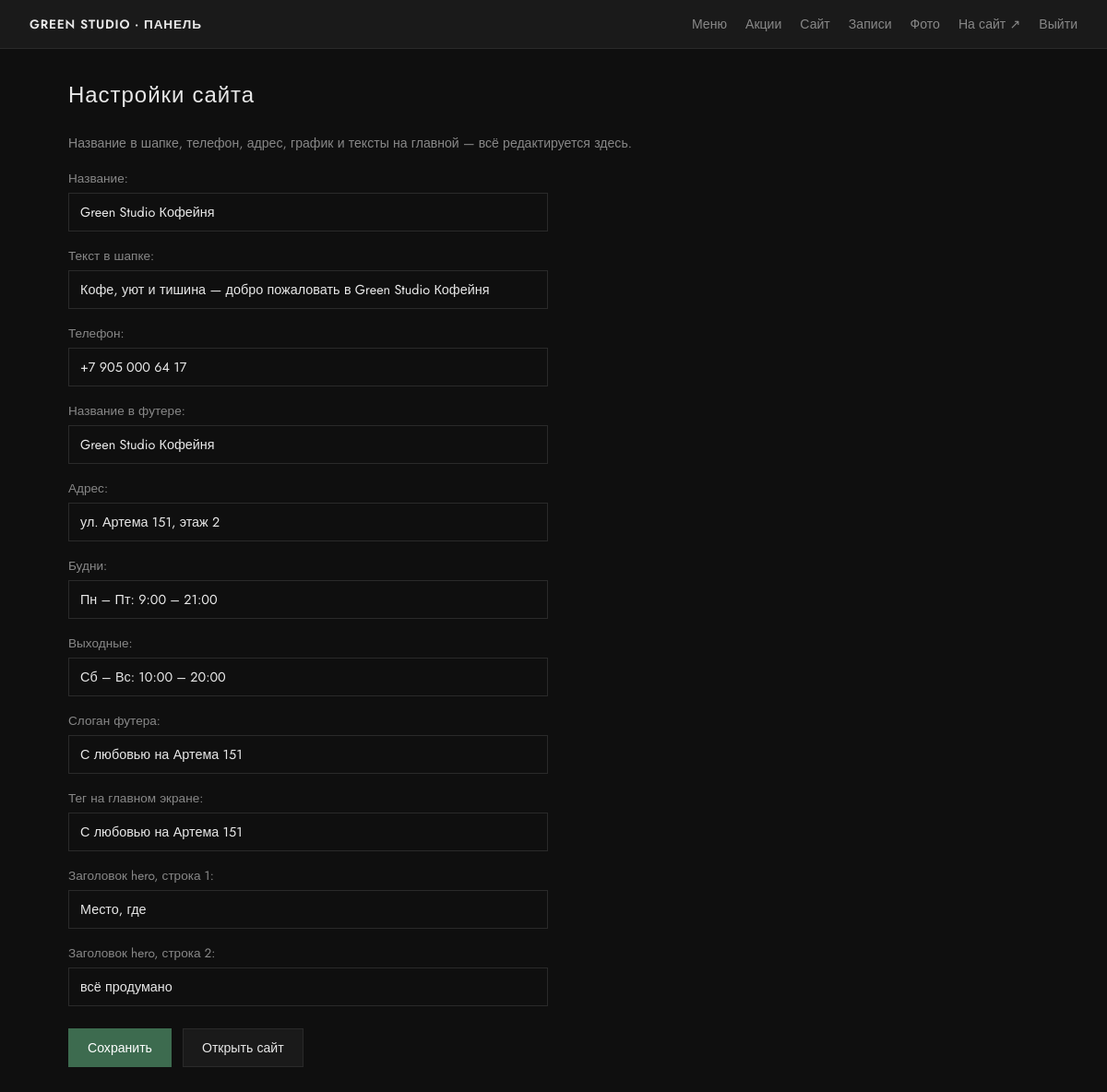
/panel/settings/ (signed in), run on the app's committed database.
### main/models.py (models this page shows, shortened)
class SiteSettings(models.Model):
    site_name = models.CharField('Название', max_length=120, default='Green Studio Кофейня')
    topbar_text = models.CharField(
        'Текст в шапке',
        max_length=220,
        default='Кофе, уют и тишина — добро пожаловать в Green Studio Кофейня',
    )
    phone = models.CharField('Телефон', max_length=30, default='+7 905 000 64 17')
    address_name = models.CharField('Название в футере', max_length=100, default='Green Studio Кофейня')
    address_street = models.CharField('Адрес', max_length=200, default='ул. Артема 151, этаж 2')
    hours_weekday = models.CharField('Будни', max_length=80, default='Пн – Пт: 9:00 – 21:00')
    hours_weekend = models.CharField('Выходные', max_length=80, default='Сб – Вс: 10:00 – 20:00')
    footer_tagline = models.CharField('Слоган футера', max_length=120, default='С любовью на Артема 151')
    hero_tagline = models.CharField('Тег на главном экране', max_length=120, default='С любовью на Артема 151')
    hero_title_line1 = models.CharField('Заголовок hero, строка 1', max_length=80, default='Место, где')
    hero_title_line2 = models.CharField('Заголовок hero, строка 2', max_length=80, default='всё продумано')
    updated_at = models.DateTimeField('Обновлено', auto_now=True)
    class Meta:
        verbose_name = 'Настройки сайта'
        verbose_name_plural = 'Настройки сайта'
    @classmethod
    def get_solo(cls):
        obj, _ = cls.objects.get_or_create(pk=1)
        return obj

### main/panel_views.py (the view)
# urls.py: path('panel/settings/', panel_views.panel_settings, name='panel_settings'),
@login_required(login_url='panel_login')
@staff_required
def panel_settings(request):
    settings_obj = SiteSettings.get_solo()
    if request.method == 'POST':
        form = SiteSettingsForm(request.POST, instance=settings_obj)
        if form.is_valid():
            form.save()
            messages.success(request, 'Настройки сайта сохранены.')
            return redirect('panel_settings')
    else:
        form = SiteSettingsForm(instance=settings_obj)
    return render(request, 'panel/settings.html', {'form': form})

### main/forms.py
class SiteSettingsForm(forms.ModelForm):
    class Meta:
        model = SiteSettings
        fields = [
            'site_name', 'topbar_text', 'phone',
            'address_name', 'address_street',
            'hours_weekday', 'hours_weekend',
            'footer_tagline', 'hero_tagline',
            'hero_title_line1', 'hero_title_line2',
        ]
        widgets = {
            'topbar_text': forms.TextInput(attrs={'size': 60}),
        }

### main/context_processors.py (called while the page is built, shortened)
def site_settings(request):
    if request.path.startswith('/panel/') or request.path.startswith('/admin/'):
        return {'site_settings': SiteSettings.get_solo()}

### main/panel_views.py (called while the page is built)
def staff_required(view):
    return user_passes_test(lambda u: u.is_active and u.is_staff)(view)

### main/templates/panel/settings.html (shortened to what this page needs)
{% extends 'panel/base.html' %}
{% block content %}
<div class="panel-head">
    <h1 class="panel-h1">Настройки сайта</h1>
</div>
<p class="panel-hint">Название в шапке, телефон, адрес, график и тексты на главной — всё редактируется здесь.</p>
<form method="post" class="panel-form panel-form--wide panel-form--grid">
    {{ form.as_p }}
    <div class="panel-form__actions">
        <button type="submit" class="panel-btn panel-btn--primary">Сохранить</button>
        <a href="{% url 'home' %}" target="_blank" class="panel-btn">Открыть сайт</a>
    </div>
</form>
{% endblock %}

### main/static/css/panel.css (style rules this page uses)
:root { --panel-bg: #0f0f0f; --panel-surface: #1a1a1a; --panel-border: #2a2a2a; --panel-text: #e8e8e8; --panel-muted: #888; --panel-green: #3d6b4f; --panel-green-hover: #4a7d5e; --panel-danger: #a04444; }
*, *::before, *::after { box-sizing: border-box; }
body.panel-body { margin: 0; font-family: 'Jost', sans-serif; background: var(--panel-bg); color: var(--panel-text); min-height: 100vh; }
.panel-h1 { font-size: 1.5rem; font-weight: 500; margin: 0 0 24px; letter-spacing: 0.04em; }
.panel-head { display: flex; align-items: center; justify-content: space-between; gap: 16px; margin-bottom: 24px; flex-wrap: wrap; }
.panel-head .panel-h1 { margin-bottom: 0; }
.panel-btn { display: inline-block; padding: 10px 20px; border: 1px solid var(--panel-border); background: var(--panel-surface); color: var(--panel-text); text-decoration: none; font-family: inherit; font-size: 0.88rem; cursor: pointer; transition: background 0.2s, border-color 0.2s; }
.panel-btn--primary { background: var(--panel-green); border-color: var(--panel-green); color: #fff; }
.panel-hint { font-size: 0.88rem; color: var(--panel-muted); line-height: 1.6; }
.panel-form p { margin-bottom: 16px; }
.panel-form label { display: block; margin-bottom: 6px; font-size: 0.85rem; color: var(--panel-muted); }
.panel-form input[type="text"], .panel-form input[type="number"], .panel-form input[type="email"], .panel-form input[type="password"], .panel-form textarea, .panel-form select { width: 100%; max-width: 480px; padding: 10px 12px; background: var(--panel-bg); border: 1px solid var(--panel-border); color: var(--panel-text); font-family: inherit; font-size: 0.9rem; }
.panel-form--wide input[type="text"], .panel-form--wide textarea, .panel-form--wide select { max-width: 100%; }
.panel-form__actions { display: flex; gap: 12px; margin-top: 24px; flex-wrap: wrap; }
.panel-form--grid p { max-width: 520px; }

### data on the page
SiteSettings: site_name "Green Studio Кофейня", topbar_text "Кофе, уют и тишина — добро пожаловать в Green Studio Кофейня", phone "+7 905 000 64 17", address_name "Green Studio Кофейня", address_street "ул. Артема 151, этаж 2", hours_weekday "Пн – Пт: 9:00 – 21:00", hours_weekend "Сб – Вс: 10:00 – 20:00", footer_tagline "С любовью на Артема 151", hero_tagline "С любовью на Артема 151", hero_title_line1 "Место, где", hero_title_line2 "всё продумано"
